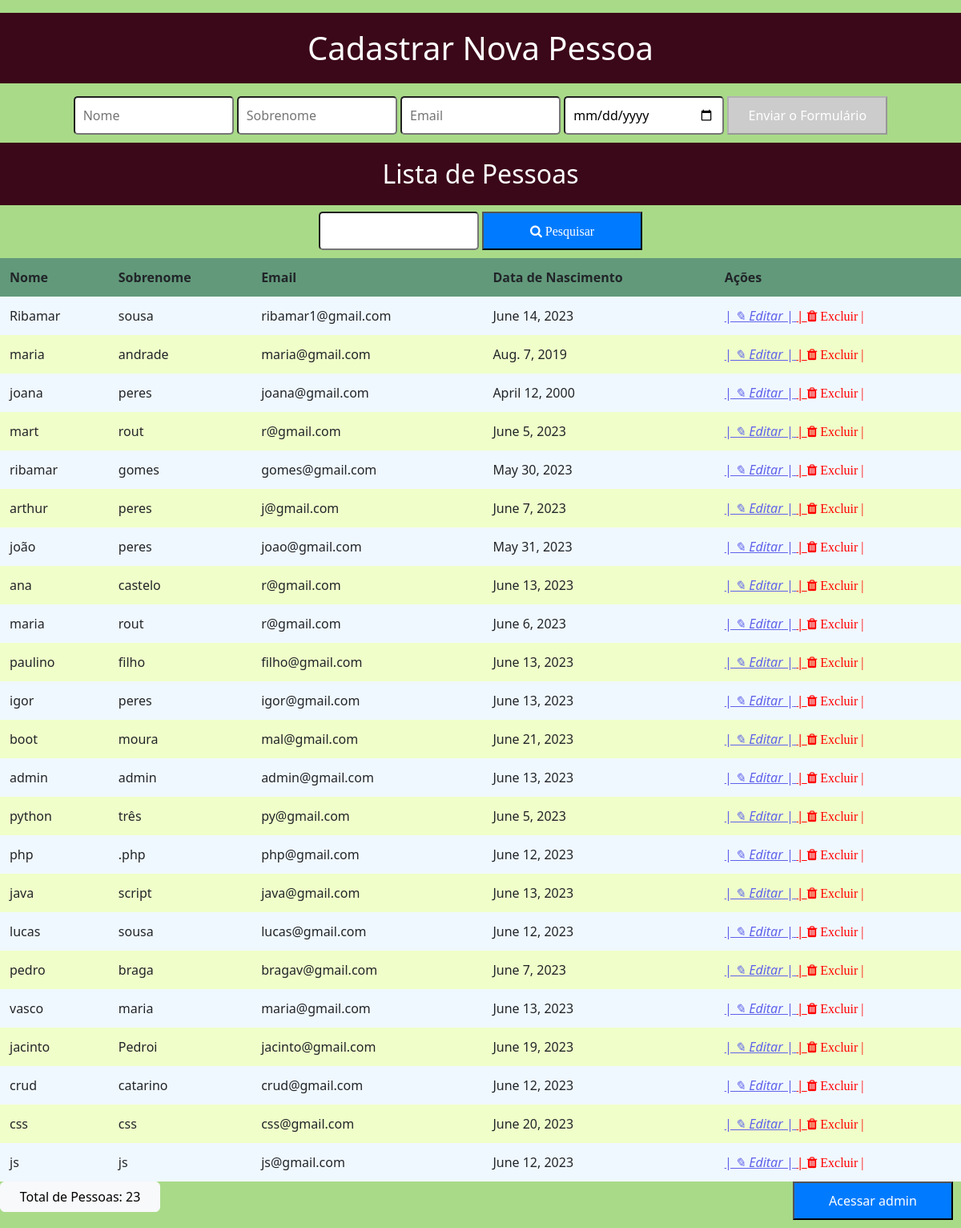
The page / on the database its author committed.
### core/models.py (models this page shows, shortened)
class Pessoa(models.Model):
    nome = models.CharField(max_length=100)
    sobrenome = models.CharField(max_length=30)
    email = models.EmailField(max_length=100)
    data_nascimento = models.DateField()

### core/views.py (the view)
# urls.py: 2. Add a URL to urlpatterns:  path('', views.home, name='home')
def home(request):
    pessoas = Pessoa.objects.all()
    return render(request, "index.html", {"pessoas": pessoas})

### core/templates/index.html (shortened to what this page needs)
{% load static %}
<!DOCTYPE html>
<html lang="en">
<head>
<head>
    <link rel="stylesheet" type="text/css" href="{% static 'css/style.css' %}"/>
</head>
    <link rel="stylesheet" href="https://cdnjs.cloudflare.com/ajax/libs/font-awesome/4.7.0/css/font-awesome.min.css">
    <link href="https://cdn.jsdelivr.net/npm/bootstrap@5.2.0-beta1/dist/css/bootstrap.min.css" rel="stylesheet">
</head>
<body>
    <p>
    <h1>Cadastrar Nova Pessoa</h1></p>
    <form action="{% url 'salvar' %}" method="POST">
        <input type="text" id="nome" name="nome" placeholder="Nome" oninput="checkFields()"  class="button">
        <input type="text" id="sobrenome" name="sobrenome" placeholder="Sobrenome" oninput="checkFields()"  class="button">
        <input type="email" id="email" name="email" placeholder="Email" oninput="checkFields()" class="button">
        <input type="date" id="data_nascimento" name="data_nascimento" placeholder="Data de Nascimento" oninput="checkFields()"  class="button">
        <button id="salvar-button" type="submit" disabled  class="button">Enviar o Formulário</button>
    </form>
    <h2>Lista de Pessoas</h2>
    <form action="{% url 'pesquisar' %}" method="GET">
        <input type="text" name="search_query">
        <button type="submit"><i class="fa fa-search">  Pesquisar</i></button>
    </form>
    <table>
        <thead>
            <tr class="tr">
                <th>Nome</th>
                <th>Sobrenome</th>
                <th>Email</th>
                <th>Data de Nascimento</th>
                <th>Ações</th>
            </tr>
        </thead>
        <tbody>
            {% for pessoa in pessoas %}
            <tr>
                <td>{{ pessoa.nome }}</td>
                <td>{{ pessoa.sobrenome }}</td>
                <td>{{ pessoa.email }}</td>
                <td>{{ pessoa.data_nascimento }}</td>
                <td>
                    <a href="{% url 'editar' pessoa.id %}" class="edit"> <i> |   ✎   Editar   |</i> </a>
                    <a href="{% url 'delete' pessoa.id %}"  onclick="return confirmDelete();" class="delet">|   <i class="fa fa-trash"  class="delete"> Excluir   |</i></a>
                </td>
            </tr>
            {% endfor %}
        </tbody>
    </table>
    <button type="button" class="btn btn-light">Total de Pessoas: {{ pessoas|length }}</button>
    <a href="{% url 'admin' %}"><button type="button" class="ii">Acessar admin</button></a>
</body>
</html>

### core/static/css/style.css (style rules this page uses)
table { background-color: aliceblue; }
.delet { color: red; }
.edit { color: rgb(95, 98, 234); }
table { border-collapse: collapse; width: 100%; }
.tr { background-color: #62997a; padding: 10px; text-align: left; }
th, td { padding: 12px; text-align: left; border-bottom: 2px solid #ceecd4; }
tr:nth-child(even) { background-color: #f0ffc9; }
form { text-align: center; }
button { background-color: #007bff; color: #fff; cursor: pointer; }
button:disabled { background-color: #ccc; cursor: not-allowed; }
input, button { display: inline-block; width: 200px; padding: 10px; margin-bottom: 10px; border-radius: 5px; }
h1, h2, h3 { background-color: #3b0819; color: rgb(242, 235, 235); text-align: center; }

### core/templates/index.html (style rules this page uses)
input, button { padding: 10px; margin-bottom: 10px; }
h1, h2, h3 { padding: 20px; color: #ffffff; }
.delet { color: red; }
.ii { float: right; margin-right: 10px; }
body { background-color: #a9da88; }

### rows shown on the page
Pessoa: nome "Ribamar", sobrenome "sousa", email "ribamar1@gmail.com", data_nascimento "June 14, 2023"
Pessoa: nome "maria", sobrenome "andrade", email "maria@gmail.com", data_nascimento "Aug. 7, 2019"
Pessoa: nome "joana", sobrenome "peres", email "joana@gmail.com", data_nascimento "April 12, 2000"
Pessoa: nome "mart", sobrenome "rout", email "r@gmail.com", data_nascimento "June 5, 2023"
Pessoa: nome "ribamar", sobrenome "gomes", email "gomes@gmail.com", data_nascimento "May 30, 2023"
Pessoa: nome "arthur", sobrenome "peres", email "j@gmail.com", data_nascimento "June 7, 2023"
Pessoa: nome "joão", sobrenome "peres", email "joao@gmail.com", data_nascimento "May 31, 2023"
Pessoa: nome "ana", sobrenome "castelo", email "r@gmail.com", data_nascimento "June 13, 2023"
Pessoa: nome "maria", sobrenome "rout", email "r@gmail.com", data_nascimento "June 6, 2023"
Pessoa: nome "paulino", sobrenome "filho", email "filho@gmail.com", data_nascimento "June 13, 2023"
Pessoa: nome "igor", sobrenome "peres", email "igor@gmail.com", data_nascimento "June 13, 2023"
Pessoa: nome "boot", sobrenome "moura", email "mal@gmail.com", data_nascimento "June 21, 2023"
Pessoa: nome "admin", sobrenome "admin", email "admin@gmail.com", data_nascimento "June 13, 2023"
Pessoa: nome "python", sobrenome "três", email "py@gmail.com", data_nascimento "June 5, 2023"
Pessoa: nome "php", sobrenome ".php", email "php@gmail.com", data_nascimento "June 12, 2023"
Pessoa: nome "java", sobrenome "script", email "java@gmail.com", data_nascimento "June 13, 2023"
Pessoa: nome "lucas", sobrenome "sousa", email "lucas@gmail.com", data_nascimento "June 12, 2023"
Pessoa: nome "pedro", sobrenome "braga", email "bragav@gmail.com", data_nascimento "June 7, 2023"
Pessoa: nome "vasco", sobrenome "maria", email "maria@gmail.com", data_nascimento "June 13, 2023"
Pessoa: nome "jacinto", sobrenome "Pedroi", email "jacinto@gmail.com", data_nascimento "June 19, 2023"
Pessoa: nome "crud", sobrenome "catarino", email "crud@gmail.com", data_nascimento "June 12, 2023"
Pessoa: nome "css", sobrenome "css", email "css@gmail.com", data_nascimento "June 20, 2023"
Pessoa: nome "js", sobrenome "js", email "js@gmail.com", data_nascimento "June 12, 2023"

### other values the page prints
{{ pessoas|length }} "23"
